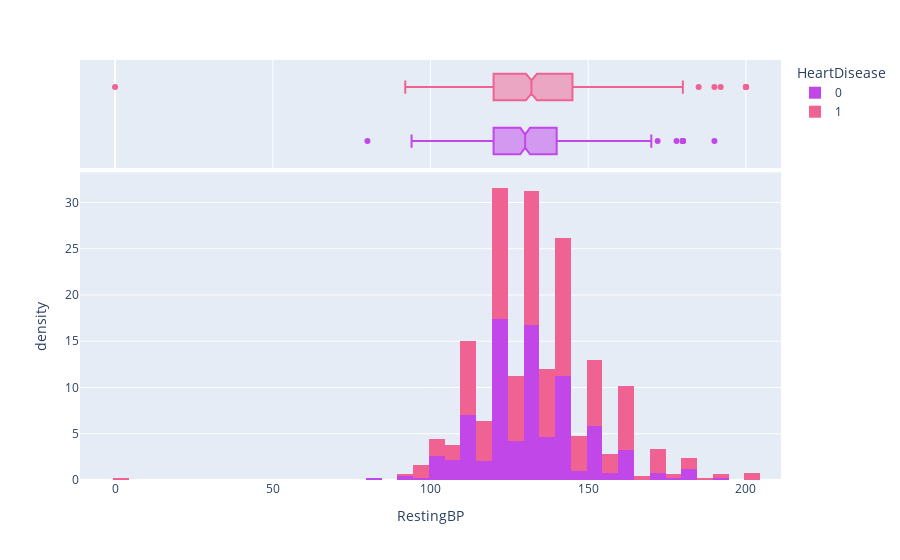

Source (notebook cell):
### Markdown cell above
Majority of the patients have a Resting Blood Pressure between 110 - 150

### Code cell
#distribution of RestingBP as per heart disease

cls = 'HeartDisease'
x = 'RestingBP'
mrg = 'box'
hst = 'density'
cdm = {0:'#C147E9',1:'#F06292'}

rbp_hds = px.histogram(data, x=x, color=cls, marginal=mrg, histnorm=hst, color_discrete_map=cdm)
rbp_hds.show()

### Figure 1 — Plotly figure (JSON) as saved in the notebook; plotly's stock layout.template omitted (floating-point values rounded to 4 significant figures; data arrays with more than 128 entries replaced by an {"elided": "..."} marker saying what was removed)
{"data": [{"alignmentgroup": "True", "bingroup": "x", "histnorm": "density", "hovertemplate": "HeartDisease=0<br>RestingBP=%{x}<br>density=%{y}<extra></extra>", "legendgroup": "0", "marker": {"color": "#C147E9", "pattern": {"shape": ""}}, "name": "0", "offsetgroup": "0", "orientation": "v", "showlegend": true, "type": "histogram", "x": {"elided": "410 int values"}, "xaxis": "x", "yaxis": "y"}, {"alignmentgroup": "True", "hovertemplate": "HeartDisease=0<br>RestingBP=%{x}<extra></extra>", "legendgroup": "0", "marker": {"color": "#C147E9"}, "name": "0", "notched": true, "offsetgroup": "0", "showlegend": false, "type": "box", "x": {"elided": "410 int values"}, "xaxis": "x2", "yaxis": "y2"}, {"alignmentgroup": "True", "bingroup": "x", "histnorm": "density", "hovertemplate": "HeartDisease=1<br>RestingBP=%{x}<br>density=%{y}<extra></extra>", "legendgroup": "1", "marker": {"color": "#F06292", "pattern": {"shape": ""}}, "name": "1", "offsetgroup": "1", "orientation": "v", "showlegend": true, "type": "histogram", "x": {"elided": "508 int values"}, "xaxis": "x", "yaxis": "y"}, {"alignmentgroup": "True", "hovertemplate": "HeartDisease=1<br>RestingBP=%{x}<extra></extra>", "legendgroup": "1", "marker": {"color": "#F06292"}, "name": "1", "notched": true, "offsetgroup": "1", "showlegend": false, "type": "box", "x": {"elided": "508 int values"}, "xaxis": "x2", "yaxis": "y2"}], "layout": {"barmode": "relative", "legend": {"title": {"text": "HeartDisease"}, "tracegroupgap": 0}, "margin": {"t": 60}, "xaxis": {"anchor": "y", "domain": [0, 1], "title": {"text": "RestingBP"}}, "xaxis2": {"anchor": "y2", "domain": [0, 1], "matches": "x", "showgrid": true, "showticklabels": false}, "yaxis": {"anchor": "x", "domain": [0, 0.7326], "title": {"text": "density"}}, "yaxis2": {"anchor": "x2", "domain": [0.7426, 1], "matches": "y2", "showgrid": false, "showline": false, "showticklabels": false, "ticks": ""}}}
